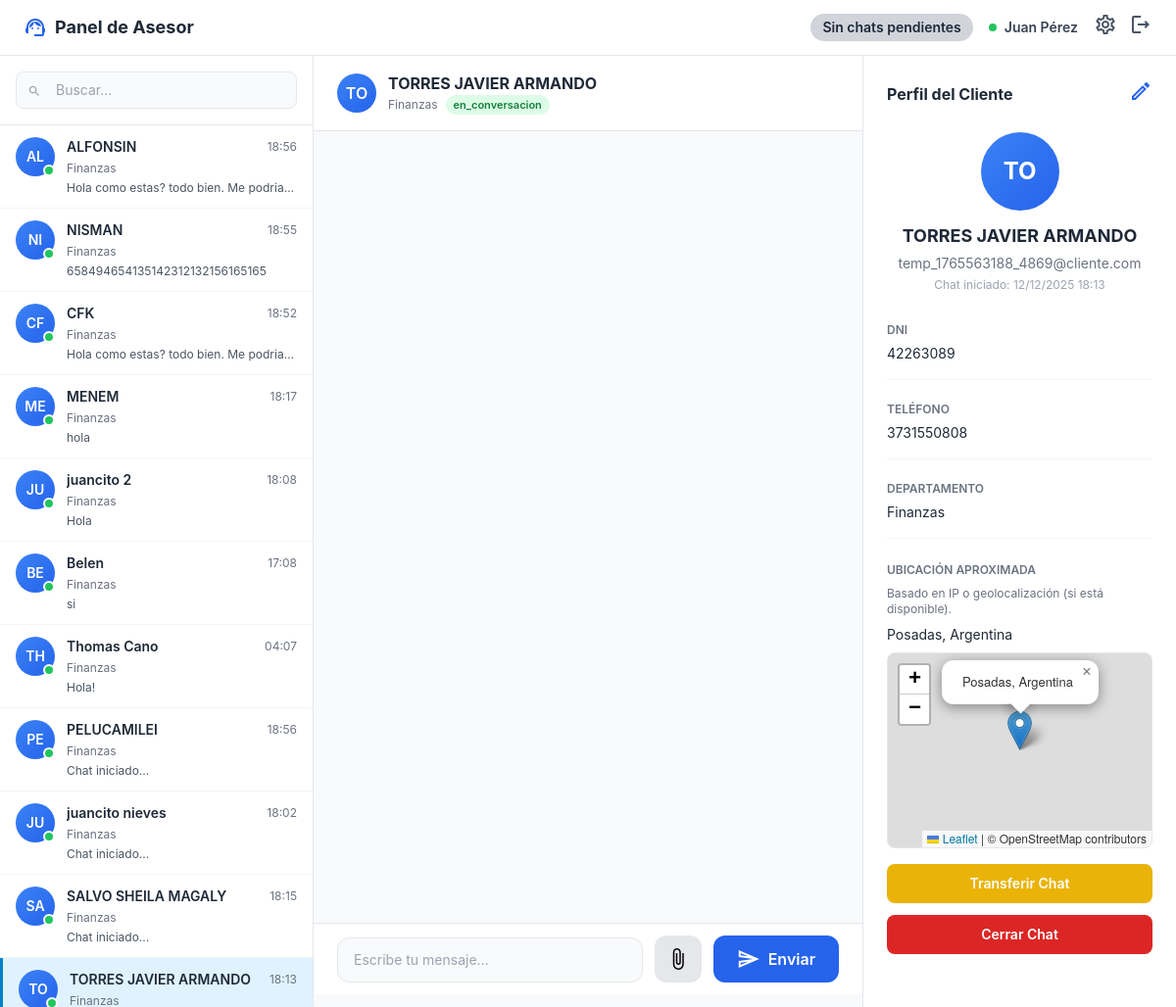
/panel_asesor.php?chat_id=175 (signed in), run on the app's committed database.
### tables this page shows
CREATE TABLE `chats` (
  `id` int(11) NOT NULL,
  `cliente_id` int(11) NOT NULL,
  `cuil_validado` varchar(13) DEFAULT NULL,
  `nombre_validado` varchar(255) DEFAULT NULL,
  `situacion_laboral` varchar(100) DEFAULT NULL,
  `banco` varchar(100) DEFAULT NULL,
  `fecha_solicitud_prestamo` datetime DEFAULT NULL,
  `api_enviado` tinyint(1) DEFAULT 0,
  `api_respuesta` text DEFAULT NULL,
  `asesor_id` int(11) DEFAULT NULL,
  `departamento_id` int(11) NOT NULL,
  `origen` enum('chatbot','manual') DEFAULT 'chatbot',
  `estado` enum('pendiente','esperando_asesor','en_conversacion','cerrado') NOT NULL DEFAULT 'pendiente',
  `fecha_inicio` timestamp NOT NULL DEFAULT current_timestamp(),
  `fecha_cierre` timestamp NULL DEFAULT NULL,
  `ultima_lectura_asesor` timestamp NULL DEFAULT NULL,
  `ip_cliente` varchar(45) DEFAULT NULL,
  `user_agent` text DEFAULT NULL,
  `mac_dispositivo` varchar(64) DEFAULT NULL,
  `ciudad` varchar(100) DEFAULT NULL,
  `pais` varchar(100) DEFAULT NULL,
  `latitud` decimal(10,7) DEFAULT NULL,
  `longitud` decimal(10,7) DEFAULT NULL
);

CREATE TABLE `usuarios` (
  `id` int(11) NOT NULL,
  `nombre` varchar(100) NOT NULL,
  `apellido` varchar(100) DEFAULT NULL,
  `email` varchar(150) NOT NULL,
  `codigo_area` varchar(10) DEFAULT NULL,
  `telefono` varchar(30) DEFAULT NULL,
  `password` varchar(255) NOT NULL,
  `rol` enum('admin','asesor','cliente') NOT NULL DEFAULT 'cliente',
  `estado` enum('activo','inactivo','suspendido') DEFAULT 'activo',
  `fecha_registro` timestamp NOT NULL DEFAULT current_timestamp()
);

CREATE TABLE `departamentos` (
  `id` int(11) NOT NULL,
  `nombre` varchar(100) NOT NULL
);

CREATE TABLE `clientes_detalles` (
  `id` int(11) NOT NULL,
  `usuario_id` int(11) NOT NULL,
  `dni` varchar(50) DEFAULT NULL,
  `direccion` text DEFAULT NULL,
  `ciudad` varchar(120) DEFAULT NULL,
  `provincia` varchar(120) DEFAULT NULL,
  `fecha_nacimiento` date DEFAULT NULL
);

### panel_asesor.php (the view, shortened to what the rows shown need)
<?php
require_once 'backend/connection.php';
$asesor_id     = $_SESSION['asesor_id'];
$chat_activo_id = isset($_GET['chat_id']) ? intval($_GET['chat_id']) : null;
$chat_activo    = null;
if ($chat_activo_id) {
    $stmt = $pdo->prepare("
        SELECT c.*,
               u.nombre   AS cliente_nombre,
               u.email    AS cliente_email,
               u.telefono AS cliente_telefono,
               d.nombre   AS departamento_nombre,
               cd.dni     AS cliente_dni,
               c.ciudad,
               c.pais,
               c.latitud,
               c.longitud
        FROM chats c
        INNER JOIN usuarios u       ON c.cliente_id    = u.id
        LEFT JOIN departamentos d   ON c.departamento_id = d.id
        LEFT JOIN clientes_detalles cd ON cd.usuario_id = u.id
        WHERE c.id = ? AND c.asesor_id = ?
    ");
    $stmt->execute([$chat_activo_id, $asesor_id]);
    $chat_activo = $stmt->fetch(PDO::FETCH_ASSOC);
}
?>
<!DOCTYPE html>
<html lang="es">
<head>
    <script src="https://cdn.tailwindcss.com"></script>
    <link rel="stylesheet" href="https://unpkg.com/leaflet@1.9.4/dist/leaflet.css"/>
</head>
<body class="bg-gray-50 h-screen overflow-hidden">
<div class="bg-white border-b border-gray-200 px-6 py-3 flex items-center justify-between">
    <div class="flex items-center gap-4">
        <div class="flex items-center gap-2">
            <h1 class="text-lg font-bold text-gray-800">Panel de Asesor</h1>
        </div>
    </div>
</div>
    <div class="flex h-full min-h-0 overflow-hidden">
        <?php if ($chat_activo): ?>
        <div class="flex-1 flex flex-col bg-gray-50 min-h-0 overflow-hidden">
            <div class="bg-white border-b border-gray-200 px-6 py-4 flex items-center justify-between">
                <div class="flex items-center gap-3">
                    <div class="w-10 h-10 bg-gradient-to-br from-blue-500 to-blue-600 rounded-full flex items-center justify-center text-white font-semibold">
                        <?php echo strtoupper(substr($chat_activo['cliente_nombre'], 0, 2)); ?>
                    </div>
                    <div>
                        <h2 class="font-bold text-gray-800"><?php echo htmlspecialchars($chat_activo['cliente_nombre']); ?></h2>
                        <div class="flex items-center gap-2 text-xs text-gray-500">
                            <span><?php echo htmlspecialchars($chat_activo['departamento_nombre']); ?></span>
                            <?php if (!empty($chat_activo['estado'])): ?>
                                <span class="inline-flex items-center px-2 py-0.5 rounded-full text-[11px] font-semibold
                                    <?php echo $chat_activo['estado'] === 'en_conversacion' ? 'bg-green-100 text-green-700' : 'bg-gray-100 text-gray-700'; ?>">
                                    <?php echo htmlspecialchars($chat_activo['estado']); ?>
                                </span>
                            <?php endif; ?>
                        </div>
                    </div>
                </div>
            </div>
            <div id="chat-messages" class="flex-1 overflow-y-auto px-6 py-4 min-h-0 max-h-[calc(100vh-220px)]">
            </div>
            <div class="bg-white border-t border-gray-200 px-6 py-3 flex-none">
                <div class="flex items-end gap-3 w-full">
                    <textarea id="message-input" rows="1" placeholder="Escribe tu mensaje..."
                        class="flex-1 px-4 py-3 bg-gray-50 border border-gray-200 rounded-xl resize-none focus:outline-none focus:ring-2 focus:ring-blue-500 text-sm"
                        style="max-height: 120px;"></textarea>
                    <button type="button" id="attach-button"
                            class="px-3 py-3 bg-gray-200 rounded-xl hover:bg-gray-300 transition flex items-center">
                        <span class="material-icons-outlined">attach_file</span>
                    </button>
                    <button type="button" onclick="sendMessage()"
                            class="px-6 py-3 bg-blue-600 text-white rounded-xl hover:bg-blue-700 transition flex items-center gap-2 font-semibold">
                        <span class="material-icons-outlined">send</span>
                        <span>Enviar</span>
                    </button>
                </div>
            </div>
        </div>
<div id="profile-panel" class="w-80 bg-white border-l border-gray-200 overflow-y-auto flex-none min-h-0">
    <div class="p-6">
        <div class="flex items-center justify-between mb-6">
            <h3 class="font-bold text-gray-800">Perfil del Cliente</h3>
            <?php if ($chat_activo): ?>
            <button onclick="toggleEditMode()" id="edit-profile-btn"
                    class="text-blue-600 hover:text-blue-800 transition">
                <span class="material-icons-outlined">edit</span>
            </button>
            <?php endif; ?>
        </div>
        <div class="text-center mb-6">
            <div class="w-20 h-20 bg-gradient-to-br from-blue-500 to-blue-600
                        rounded-full flex items-center justify-center
                        text-white font-bold text-2xl mx-auto mb-3">
                <?php echo strtoupper(substr($chat_activo['cliente_nombre'], 0, 2)); ?>
            </div>
            <div id="view-nombre" class="font-bold text-gray-800 text-lg">
                <?php echo htmlspecialchars($chat_activo['cliente_nombre']); ?>
            </div>
            <div id="view-email" class="text-sm text-gray-500 mt-1">
                <?php echo htmlspecialchars($chat_activo['cliente_email']); ?>
            </div>
            <?php if (!empty($chat_activo['fecha_inicio'])): ?>
            <p class="text-xs text-gray-400 mt-1">
                Chat iniciado: <?php echo date('d/m/Y H:i', strtotime($chat_activo['fecha_inicio'])); ?>
            </p>
            <?php endif; ?>
        </div>
        <div class="space-y-4 mb-6">
            <div class="pb-4 border-b border-gray-100">
                <label class="text-xs text-gray-500 uppercase font-semibold">DNI</label>
                <p class="text-sm text-gray-800 mt-1">
                    <?php echo htmlspecialchars($chat_activo['cliente_dni'] ?: 'N/A'); ?>
                </p>
            </div>
            <div class="pb-4 border-b border-gray-100">
                <label class="text-xs text-gray-500 uppercase font-semibold">Teléfono</label>
                <div id="view-telefono" class="text-sm text-gray-800 mt-1">
                    <?php echo htmlspecialchars($chat_activo['cliente_telefono']); ?>
                </div>
            </div>
            <div class="pb-4 border-b border-gray-100">
                <label class="text-xs text-gray-500 uppercase font-semibold">Departamento</label>
                <p class="text-sm text-gray-800 mt-1">
                    <?php echo htmlspecialchars($chat_activo['departamento_nombre']); ?>
                </p>
            </div>
        </div>
        <div class="mb-6">
            <h4 class="text-xs text-gray-500 uppercase font-semibold mb-2">Ubicación aproximada</h4>
            <p class="text-xs text-gray-500 mb-2">
                Basado en IP o geolocalización (si está disponible).
            </p>
            <p class="text-sm text-gray-800 mb-2">
                <?php
                $ciudad = isset($chat_activo['ciudad']) ? $chat_activo['ciudad'] : null;
                $pais   = isset($chat_activo['pais'])   ? $chat_activo['pais']   : null;
                if ($ciudad || $pais) {
                    echo htmlspecialchars(trim($ciudad . ', ' . $pais, ', '));
                } else {
                    echo 'Ubicación no disponible';
                }
                ?>
            </p>
            <?php
            $tieneUbicacion = isset($chat_activo['latitud'], $chat_activo['longitud']) &&
                              $chat_activo['latitud']  !== null && $chat_activo['longitud']  !== null &&
                              $chat_activo['latitud']  !== ''   && $chat_activo['longitud']  !== '';
            ?>
            <?php if ($tieneUbicacion): ?>
                <div id="mapa-ubicacion" class="w-full h-40 rounded-lg border border-gray-200 overflow-hidden"></div>
            <?php else: ?>
                <div class="w-full h-24 rounded-lg border border-dashed border-gray-300 flex items-center justify-center text-xs text-gray-400">
                    Sin coordenadas almacenadas
                </div>
            <?php endif; ?>
            <button onclick="openTransferModal()"
                    class="w-full px-4 py-2.5 mb-3 mt-4 bg-yellow-500 text-white rounded-lg hover:bg-yellow-600 transition text-sm font-semibold">
                Transferir Chat
            </button>
            <button onclick="cerrarChat()"
                    class="w-full px-4 py-2.5 bg-red-600 text-white rounded-lg hover:bg-red-700 transition text-sm font-semibold">
                Cerrar Chat
            </button>
        </div>
    </div>
</div>
        <?php endif; ?>
    </div>
</body>
</html>

### data on the page
chats: cliente.nombre "TO", cliente.nombre "TORRES JAVIER ARMANDO", departamento.nombre "Finanzas", estado "en_conversacion", cliente.email "temp_1765563188_4869@cliente.com", fecha_inicio "12/12/2025 18:13", clientes_detalles.dni "42263089", cliente.telefono "3731550808", ciudad+pais "Posadas, Argentina"

### other printed values
$asesor_nombre "Juan Pérez"
substr($chat['cliente_nombre'], 0, 2) "AL"
$chat['cliente_nombre'] "ALFONSIN"
date('H:i', strtotime($fecha)) "18:56"
$chat['departamento_nombre'] "Finanzas"
$chat['ultimo_mensaje'] "Hola como estas? todo bien. Me podria…"
substr($chat['cliente_nombre'], 0, 2) "NI"
$chat['cliente_nombre'] "NISMAN"
date('H:i', strtotime($fecha)) "18:55"
$chat['ultimo_mensaje'] "658494654135142312132156165165"
substr($chat['cliente_nombre'], 0, 2) "CF"
$chat['cliente_nombre'] "CFK"
date('H:i', strtotime($fecha)) "18:52"
substr($chat['cliente_nombre'], 0, 2) "ME"
$chat['cliente_nombre'] "MENEM"
